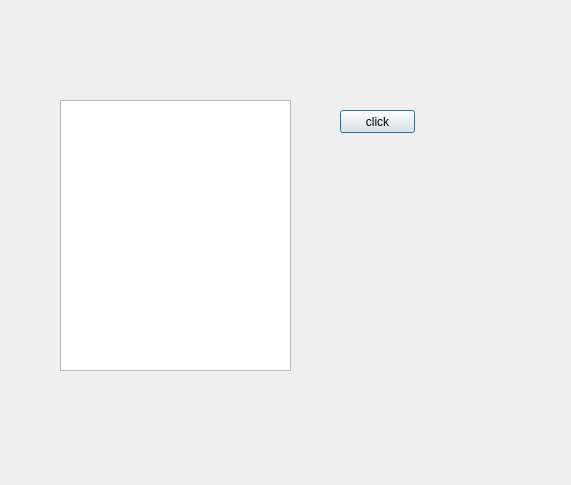
<?xml version="1.0" encoding="UTF-8"?>
<ui version="4.0">
 <class>Dialog</class>
 <widget class="QDialog" name="Dialog">
  <property name="geometry">
   <rect>
    <x>0</x>
    <y>0</y>
    <width>571</width>
    <height>485</height>
   </rect>
  </property>
  <property name="windowTitle">
   <string>Dialog</string>
  </property>
  <widget class="QPushButton" name="pb">
   <property name="geometry">
    <rect>
     <x>340</x>
     <y>110</y>
     <width>75</width>
     <height>23</height>
    </rect>
   </property>
   <property name="text">
    <string>click</string>
   </property>
  </widget>
  <widget class="QTextEdit" name="te">
   <property name="geometry">
    <rect>
     <x>60</x>
     <y>100</y>
     <width>231</width>
     <height>271</height>
    </rect>
   </property>
  </widget>
 </widget>
 <resources/>
 <connections/>
</ui>
